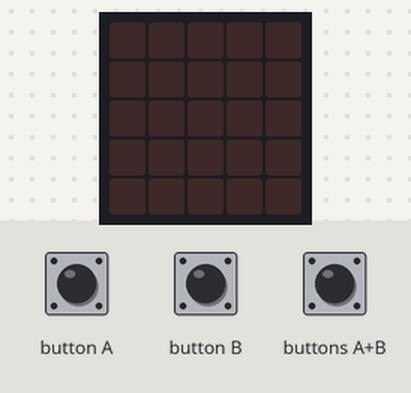
Bench run of a program on a simulated BBC micro:bit (MakeCode). On the bench: the board's 5×5 LED display. Inputs (shaded band) come from the test bench.

Above: at 1.2 s.
1.3 s: button A pressed for 0.15 s
At 2.0 s:
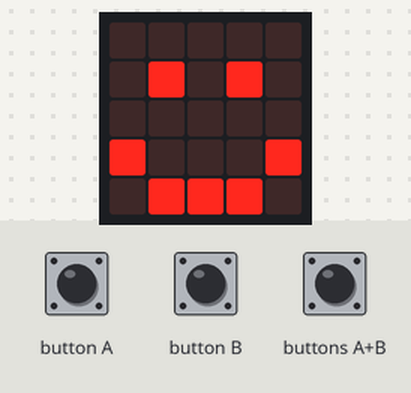
4.4 s: buttons A+B pressed for 1 s
At 6.0 s:
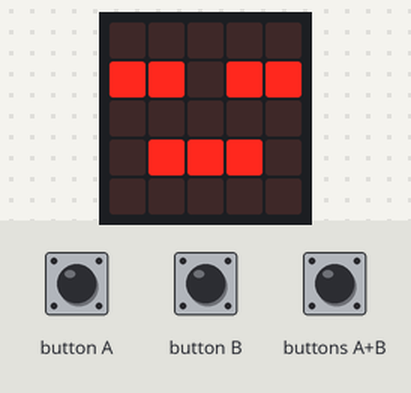
8.4 s: button B pressed for 0.15 s
At 10.6 s:
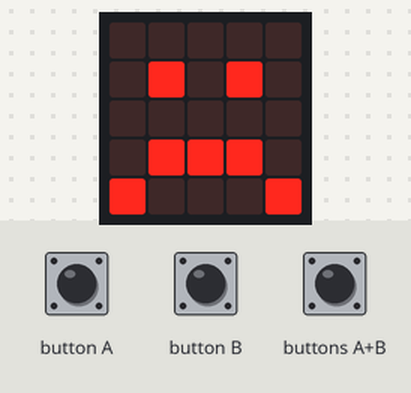
11.5 s: buttons A+B pressed for 0.15 s
At 14.4 s:
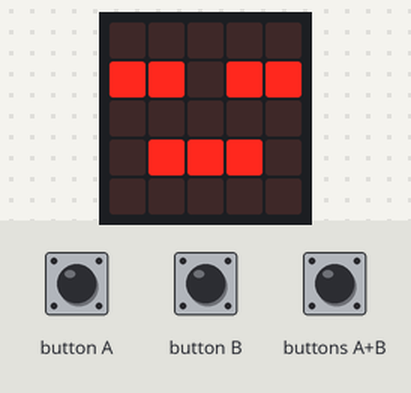
Timing chart, 0 to 15.9 s (numbered marks = the images above; inputs shaded):
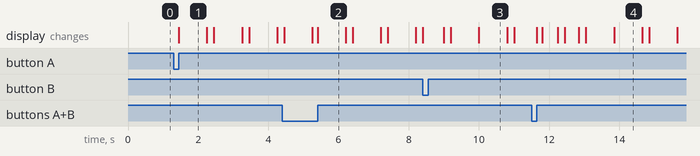

The program:

main.ts
```typescript
input.onButtonPressed(Button.A, function () {
    for (let index = 0; index < 4; index++) {
        basic.showIcon(IconNames.Happy)
        basic.pause(200)
        basic.clearScreen()
        basic.pause(200)
    }
})
input.onButtonPressed(Button.AB, function () {
    for (let index = 0; index < 4; index++) {
        basic.showIcon(IconNames.Asleep)
        basic.pause(200)
        basic.clearScreen()
        basic.pause(200)
    }
})
input.onButtonPressed(Button.B, function () {
    for (let index = 0; index < 4; index++) {
        basic.showIcon(IconNames.Sad)
        basic.pause(200)
        basic.clearScreen()
        basic.pause(200)
    }
})
basic.forever(function () {

})
```

test.ts
```typescript
// aquí va el archivo "tests"; esto no se compilará cuando este paquete se utilice como una extensión.
```

Measured:
- after the input at 1.3 s, the display: changes after 0.15 s (image 1)
- after the input at 4.4 s, the display: first differs from a run without the input after 1.0 s (image 2)
- after the input at 8.4 s, the display: first differs from a run without the input after 0.60 s (image 3)
- after the input at 11.5 s, the display: changes after 0.15 s (image 4)
- what the display in image 1 shows lasts 0.8 s, from 1.5 s to 2.3 s
